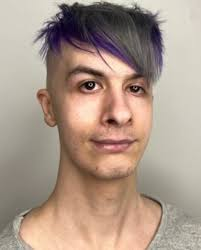
#> input picture praktika10/test_image.jpg, 201 x 250 px
$ python face_detection_image.py
#> lines starting #> are read from the running program, lines starting #| are printed output that depends on the picture; after the words box and inside, x2 and y2 are one past the last pixel; in counts of white or black regions, pixels touching at a corner belong together
import cv2

# Загрузка каскада Хаара для распознавания лиц
face_cascade = cv2.CascadeClassifier(cv2.data.haarcascades + 'haarcascade_frontalface_default.xml')

# Загрузка изображения
image = cv2.imread('test_image.jpg')
#> image is the input picture: shape (250, 201, 3); mean B, G, R 136.8, 151, 171.5
gray = cv2.cvtColor(image, cv2.COLOR_BGR2GRAY)
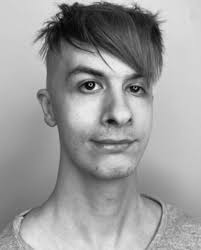
#> gray: shape (250, 201); min 2, max 241, mean 155.6

# Обнаружение лиц
faces = face_cascade.detectMultiScale(
    gray,
    scaleFactor=1.1,
    minNeighbors=5,
    minSize=(30, 30)
)
#> faces = [[46, 34, 136, 136]]

print(f"Найдено лиц: {len(faces)}")
#| Найдено лиц: 1

# Отрисовка рамок вокруг лиц
for (x, y, w, h) in faces:
    cv2.rectangle(image, (x, y), (x+w, y+h), (255, 0, 0), 2)
#> this loop made 1 pass
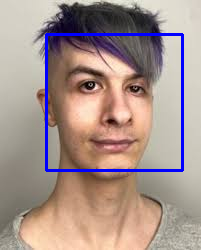
#> image: shape (250, 201, 3); 3.24% of pixels changed, all inside (x1, y1, x2, y2) = (45, 33, 184, 172)

# Отображение результата
cv2.imshow('Face Detection', image)
cv2.waitKey(0)
cv2.destroyAllWindows()

# Сохранение результата
cv2.imwrite('result_image.jpg', image)
